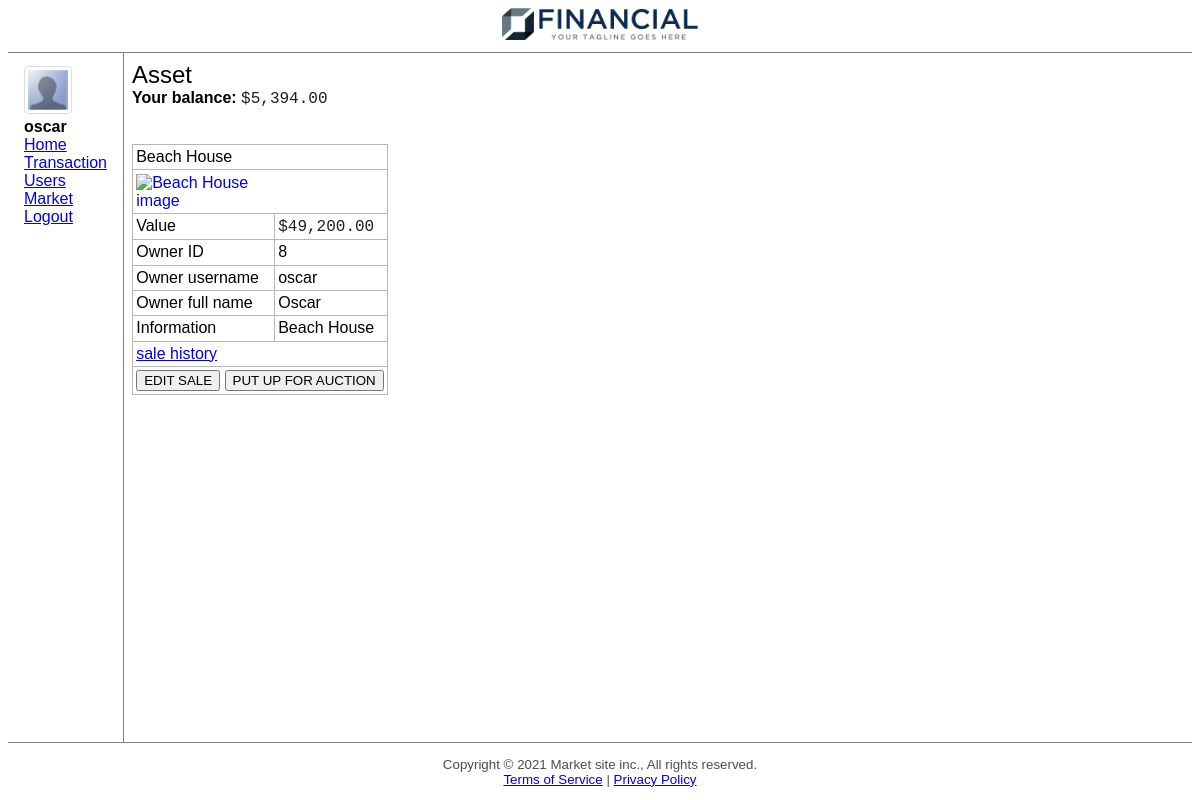
The app's page /asset/h/8 (signed in) with its own data.
### market_site/models.py (models this page shows, shortened)
class User(db.Model, UserMixin):
	__tablename__ = 'users'
	id = db.Column(db.Integer, primary_key=True)
	username = db.Column(db.String(80), unique=True, nullable=False)
	password = db.Column(db.String(120), nullable=False)
	email = db.Column(db.String(80), unique=True, nullable=True)
	full_name = db.Column(db.String(80), unique=False, nullable=True)
	last_login = db.Column(db.DateTime, nullable=True, default=datetime.now)
	type = db.Column(db.Integer, default=PHYSICAL_PERSON)
	company_id = db.Column(db.Integer, unique=True, nullable=True)      # only if the type==LEGAL_PERSON
	bank_id = db.Column(db.Integer, unique=True, nullable=True)      # only if the type==BANKER
	date_created = db.Column(db.DateTime, nullable=False, default=datetime.now)
	balance = db.Column(db.Float, nullable=False, default=0)
	bank_loans = db.relationship('BankLoan', backref='borrower', lazy=True)
	hard_assets = db.relationship('HardAsset', backref='owner', lazy=True)
	company_shares = db.relationship('CompanyShare', backref='owner', lazy=True)
	company_bonds = db.relationship('CompanyBond', backref='owner', lazy=True)
	total_payments_received = db.Column(db.Float, nullable=True, default=0)
	total_payments_made = db.Column(db.Float, nullable=True, default=0)
	ha_sold = db.Column(db.Float, nullable=True, default=0)
	ha_bought = db.Column(db.Float, nullable=True, default=0)
	la_sold = db.Column(db.Float, nullable=True, default=0)
	la_bought = db.Column(db.Float, nullable=True, default=0)

class HardAsset(db.Model):
	__tablename__ = 'hard_assets'
	id = db.Column(db.Integer, primary_key=True)
	name = db.Column(db.String(200), nullable=False)
	value = db.Column(db.Float, nullable=False, default=0)
	info = db.Column(db.Text, nullable=True)
	images = db.Column(db.Text, nullable=True)
	amount = db.Column(db.Float, nullable=False, default=1)
	type = db.Column(db.String(50), nullable=True, default=OTHER)
	owner_id = db.Column(db.Integer, db.ForeignKey('users.id'))
	sales = db.relationship('HardAssetSale', backref='hard_asset', lazy=True)
	auctions = db.relationship('Auction', backref='hard_asset', lazy=True)
	mortgages = db.relationship('BankLoan', backref='hard_asset', lazy=True)
	def is_on_sale(self):
		if self.sales:
			if self.sales[-1].status == FOR_SALE:
				return True
		return False
	def is_on_auction(self):
		if self.auctions:
			if self.auctions[-1].status == FOR_SALE:
				return True
		return False
	def get_images(self):
		image_list = []
		try:
			image_list = json.loads(self.images)
			return image_list
		except:
			return False

### market_site/assets/ha_routes.py (the view)
@hard_assets.route('/<int:hard_asset_id>')
@login_required
def hard_asset(hard_asset_id):
	hard_asset = HardAsset.query.get_or_404(hard_asset_id)
	return render_template('assets/hard/asset.html', title='Asset', asset=hard_asset)

### market_site/models.py (called while the page is built)
@login_manager.user_loader
def load_user(user_id):
	return User.query.get(int(user_id))

### market_site/assets/templates/assets/hard/asset.html (shortened to what this page needs)
{% extends "layout.html" %}
{% block content %}
<table tb>
    <tr>
        <td colspan="2">{{ asset.name }}</td>
    </tr>
    <tr>
        <td colspan="2">
			{{ ha_image(asset) }}
		</td>
    </tr>
    <tr>
        <td>Value</td>
        <td>{{ asset.value | price }}</td>
    </tr>
    <tr>
        <td>Owner ID</td>
        <td>{{ asset.owner.id }}</td>
    </tr>
    <tr>
        <td>Owner username</td>
        <td>{{ asset.owner.username }}</td>
    </tr>
    <tr>
        <td>Owner full name</td>
        <td>{{ asset.owner.full_name }}</td>
    </tr>
    <tr>
        <td>Information</td>
        <td>{{ asset.info }}</td>
    </tr>
    <tr>
        <td colspan="2">
            <a href="/asset/h/{{ asset.id }}/sale_history">sale history</a>
        </td>
    </tr>
    <tr>
        <td colspan="2">
            {% if asset.owner == current_user %}
                {% if asset.is_on_sale() %}
                    <a href="/asset/h/{{ asset.id }}/sell"><button>EDIT SALE</button></a>
                {% else %}
                    <a href="/asset/h/{{ asset.id }}/sell"><button>SELL</button></a>
                {% endif %}
                {% if asset.is_on_auction() %}
                    <a href="/asset/h/{{ asset.id }}/auction"><button>EDIT AUCTION</button></a>
                {% else %}
                    <a href="/asset/h/{{ asset.id }}/auction"><button>PUT UP FOR AUCTION</button></a>
                {% endif %}
            {% endif %}
        </td>
    </tr>
</table>
{% endblock %}

### market_site/templates/layout.html (shortened to what this page needs)
{% from "macros.html" import
    link,
    ha_link,
    company_link,
    company_image,
    ha_image,
    ha_compact,
    pagination,
    user_link,
    auction_link,
    auction_image,
    auction_market,
    ha_market
with context %}
<!DOCTYPE html>
<html lang="en">
<head>
    <link rel="stylesheet" href="{{url_for('static', filename='jquery/jquery-ui.min.css')}}">
    <link rel="stylesheet" href="https://cdnjs.cloudflare.com/ajax/libs/font-awesome/4.7.0/css/font-awesome.min.css">
    <link rel="stylesheet" href="{{url_for('static', filename='css/style.css')}}">
    <link rel="stylesheet" href="{{url_for('static', filename='css/modal.css')}}">
    <link rel="stylesheet" href="{{url_for('static', filename='css/alert.css')}}">
    <link rel="stylesheet" href="{{url_for('static', filename='css/btn.css')}}">
    <link rel="stylesheet" href="{{url_for('static', filename='css/input.css')}}">
</head>
<body>
    <header>
        <img src="{{ url_for('static', filename='logos/logo1.1.png') }}" logo>
        <img src="{{ url_for('static', filename='logos/logo1.2.png') }}" logo>
    </header>
    <div main>
        {% if current_user.is_authenticated and request.route != "/login" %}
            <nav>
                <div>
                    <a href="/home">
                        <img user_image src="{{ url_for('static', filename='logos/profile.png') }}" alt="">
                    </a>
                    <br>
                    <b>
                        {% if current_user.type == 0 %}
                            CEO of
                            <br>
                            {{ current_user.get_company().name }}
                        {% else %}
                            {{current_user.username}}
                        {% endif %}
                    </b>
                </div>
                <a href="/home">Home</a><br>
                {{ link(url_for('users.make_transaction'), 'Transaction') }}<br>
                <a href="/users">Users</a><br>
                <a href="/market">Market</a><br>
                <a href="/logout">Logout</a><br>
            </nav>
        {% endif %}
        <div content>
            <div class="title">
                {% if title %}
                    {{title}}
                {% endif %}
            </div>
            {% if current_user.is_authenticated %}
                <b>Your balance:</b> {{ current_user.balance | price }}
                <br>
                <br>
            {% endif %}
            <br>
            {% block content %}
            {% endblock %}
        </div>
    </div>
    <footer>
		Copyright &copy; 2021 Market site inc., All rights reserved.
		<br>
		<a href="#">Terms of Service</a> | <a href="#">Privacy Policy</a>
	</footer>
</body>

### market_site/static/css/style.css (style rules this page uses)
:root { --blue: #007bff; --indigo: #6610f2; --purple: #6f42c1; --pink: #e83e8c; --red: #dc3545; --orange: #fd7e14; --yellow: #ffc107; --green: #28a745; --teal: #20c997; --cyan: #17a2b8; --white: #fff; --gray: #6c757d; --gray-dark: #343a40; --primary: #007bff; --secondary: #6c757d; --success: #28a745; --info: #17a2b8; --warning: #ffc107; --danger: #dc3545; --light: #f8f9fa; --dark: #343a40; --input-border-color: rgb(128, 189, 255); --input-border-color-shadow: rgba(128, 189, 255, 0.3); }
body, html { margin: 0px; padding: 0px; }
body { display: grid; grid-template-areas: "h" "m" "f"; grid-template-rows: max-content auto max-content; height: 100vh; font-family: Arial, Helvetica, sans-serif; padding: 0em 0.5em 0em 0.5em; }
header { grid-area: h; text-align: center; border-bottom: 1px solid gray; padding: 0.5em 0em; }
footer { grid-area: f; text-align: center; padding: 1em; border-top: 1px solid gray; font-size: smaller; color: #4d4d4d; }
div[main] { grid-area: m; display: grid; grid-template-areas: 'nav content'; grid-template-columns: max-content auto; }
.title { font-size: x-large; }
nav { grid-area: nav; border-right: 1px solid gray; text-align: left; padding: 0.8em 1em; }
nav img[user_image] { border: 1px solid #ddd; border-radius: 4px; padding: 0.2em; width: 2.5em; }
div[content] { grid-area: content; padding: 0.5em; }
img[logo] { height: 2em; }
table[tb] { font-family: arial, sans-serif; border-collapse: collapse; }
table[tb] td, table[tb] th { border: 1px solid #b6b6b6; text-align: left; padding: 0.2em; }
table { border-collapse: collapse; }
[t], .t, [p], .p, [m], .m { font-family: 'Courier New', Courier, monospace; color: #1f1f1f; }
[m]::before, .m::before { content: "$"; }
img { display: inline-block; }

### records on screen
User: username "oscar", balance "5,394.00", owner.id "8", owner.username "oscar", owner.full_name "Oscar"
HardAsset: name "Beach House", value "49,200.00", info "Beach House"

### other values on screen
{{ name }} "Transaction"
{{ title }} "Asset"
